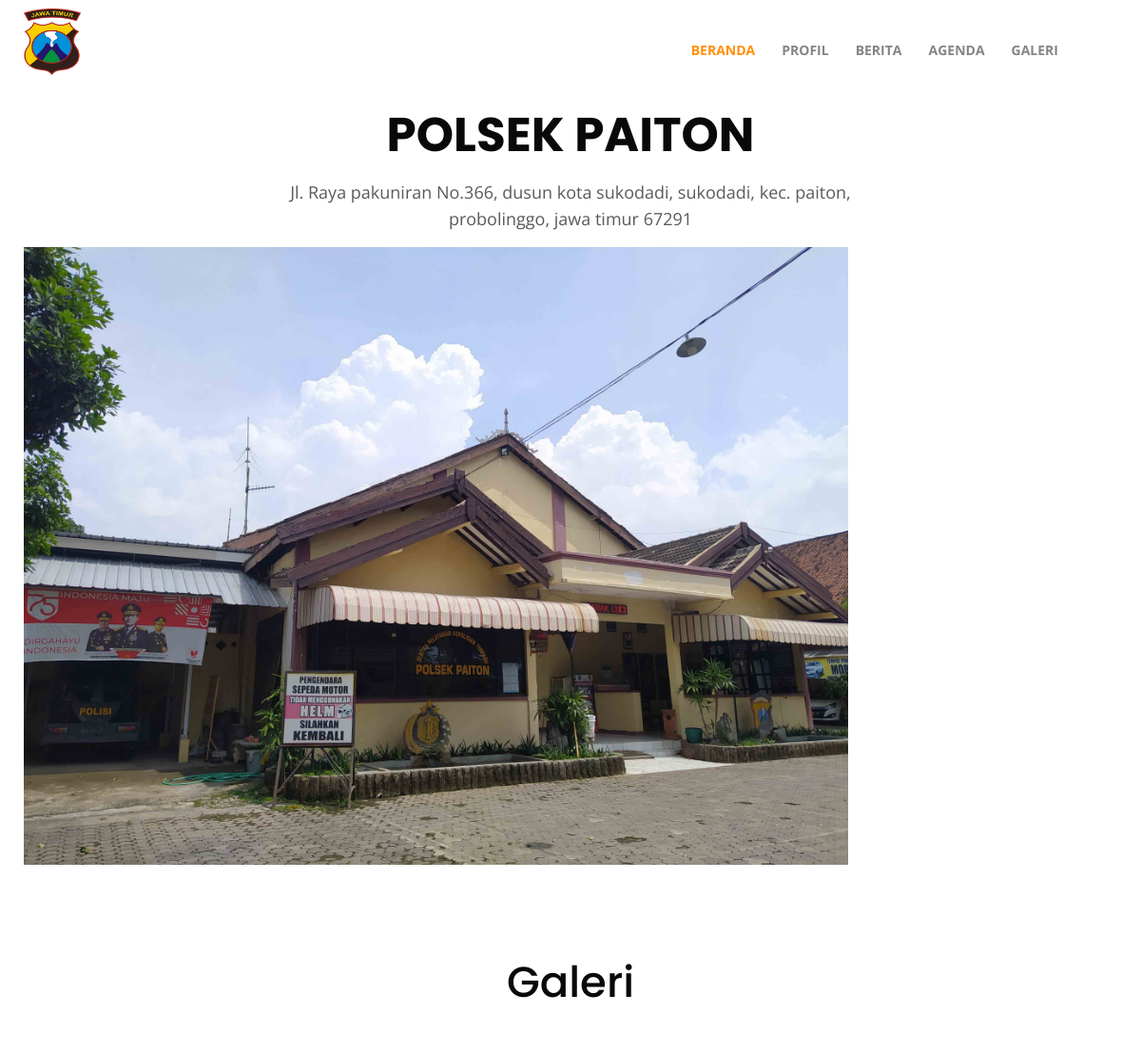
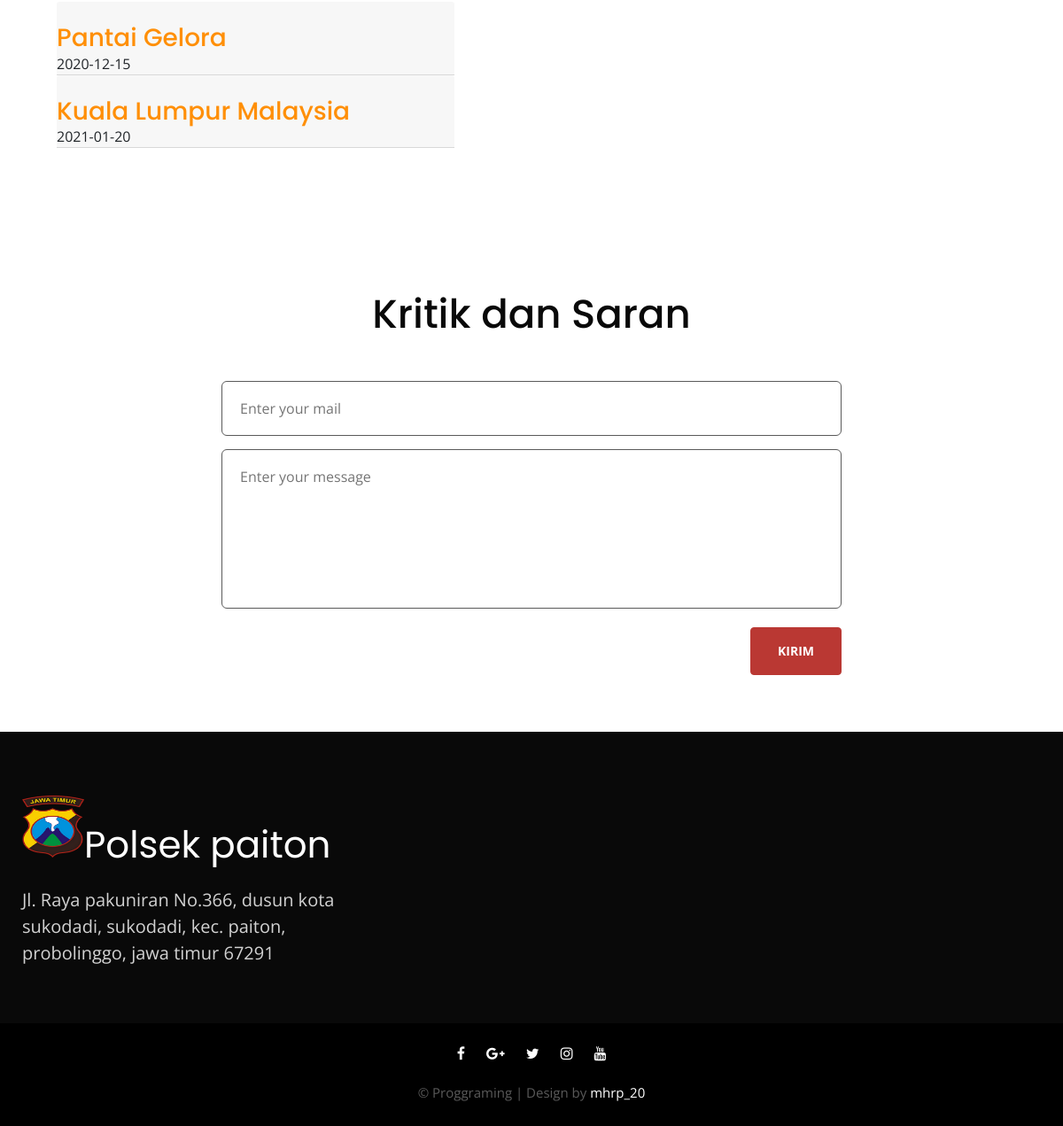
/user/?hal=galeri, run on the app's committed database (2 pictures, top to bottom).
### tables this page shows
CREATE TABLE `tbgaleri` (
  `id_galeri` tinyint(1) NOT NULL,
  `judul_galeri` text NOT NULL,
  `gambar` text NOT NULL,
  `tanggal` date NOT NULL,
  `id_user` tinyint(1) NOT NULL
);

### user/hal/galeri.php (the view, shortened to what this page needs)
<section class="w3l-team" id="team">
  <div class="team-block py-5">
    <div class="container py-lg-5">
      <div class="wthree-title">
        <div class="header-section text-center">
          <h3 class="mb-2">Galeri</h3>
        </div>
      </div>
      <div class="row mt-md-5 mt-4">
        <div class="col-md-5 mx-4">
        <?php
        $sql ="Select * from tbgaleri";
        $q = mysqli_query($k,$sql);
        while($r = mysqli_fetch_assoc($q)){
        ?>
          <div class="box2">
          <div class="card-header p-0 position-relative">
            <div class="box-content">
              <h3 class="title"><a href="#url"><?=$r['judul_galeri']?></a></h3>
              <span class="post"><?=$r['tanggal']?></span>
            </div>
          </div>
        </div>
        <?php } ?>
      </div>
    </div>
  </div>
</section>

### data on the page
tbgaleri: judul_galeri "Pantai Gelora", tanggal "2020-12-15"
tbgaleri: judul_galeri "Kuala Lumpur Malaysia", tanggal "2021-01-20"
